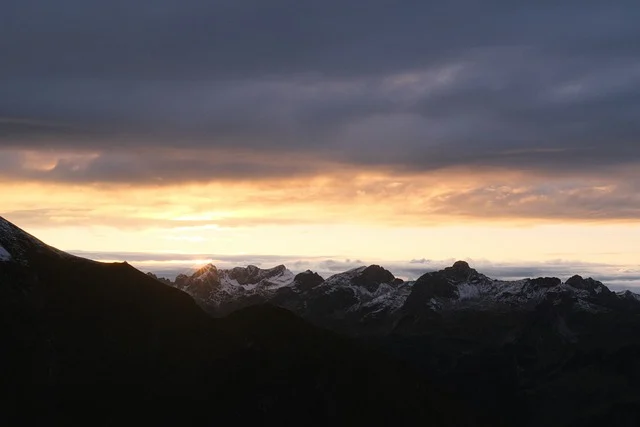
#> input picture DIP/Images_DIP/mountains-8567074_640.webp, 640 x 427 px, found by its file name
$ python Binarization.py
#> lines starting #> are read from the running program, lines starting #| are printed output that depends on the picture; after the words box and inside, x2 and y2 are one past the last pixel; in counts of white or black regions, pixels touching at a corner belong together
import cv2 as cv
import matplotlib.pyplot as plt
import numpy as np

def binarization(path_to_image, threshold):

#> called with threshold = 50
    img = cv.imread(path_to_image, cv.IMREAD_GRAYSCALE)
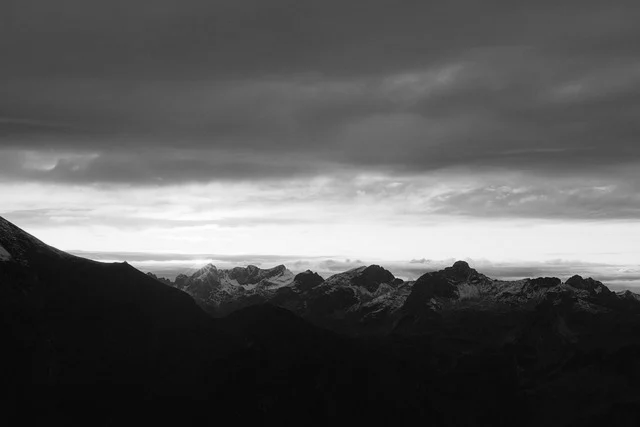
#> img: shape (427, 640); min 6, max 254, mean 88.7

    img_1 = img.copy()
    for y in range(img_1.shape[0]):
        for x in range(img_1.shape[1]):
            if img[y, x] >= threshold:
                img_1[y, x] = 255
            else:
                img_1[y, x] = 0
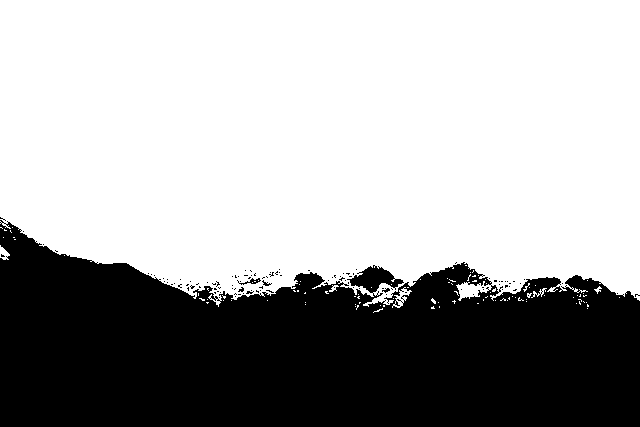
#> img_1: shape (427, 640); 65% white; 111 black regions (107 under 20 px), largest, box (x1, y1, x2, y2) and area: (0, 220, 640, 427) 95151, (237, 278, 261, 285) 59, (262, 280, 272, 286) 24, (382, 288, 390, 293) 21

    orig_hist = calculate_histogram(img)
#> in calculate_histogram, `histogram = np.bincount(img.ravel(), minlength=256)`: histogram = 256 values, max 17535 at index 10, min 0 at index 0, mean 1067.5
#> in calculate_histogram, `normalized_hist = histogram / img.size`: normalized_hist = 256 values, max 0.0642 at index 10, min 0 at index 0, mean 0.00391
#> orig_hist has the same summary as normalized_hist in calculate_histogram
    changed_hist = calculate_histogram(img_1)
#> changed_hist = 256 values, max 0.65 at index 255, min 0 at index 1, mean 0.00391

    show_histograms_and_images(img, img_1, orig_hist, changed_hist)

def calculate_histogram(img):
    # [7 lines of commented-out code are left out]
    histogram = np.bincount(img.ravel(), minlength=256)
    # Нормализация гистограммы
    normalized_hist = histogram / img.size
    return normalized_hist

def show_histograms_and_images(orig_img, changed_img, orig_hist, changed_hist):

    fig, axes = plt.subplots(2, 2, figsize=(10, 8))  # Увеличиваем размер графиков

    axes[0, 0].imshow(orig_img, cmap='gray')
    axes[0, 0].set_title('Original Image', fontsize=14)
    axes[0, 0].axis('off')  # Убираем оси

    axes[0, 1].imshow(changed_img, cmap='gray')
    axes[0, 1].set_title('Changed Image', fontsize=14)
    axes[0, 1].axis('off')  # Убираем оси

    # Гистограмма для оригинального изображения
    axes[1, 0].bar(range(256), orig_hist, color='yellow', width=1.0, edgecolor="black")
    axes[1, 0].set_title('Histogram of Original Image', fontsize=14)
    axes[1, 0].set_xlabel('Pixel Intensity', fontsize=12)
    axes[1, 0].set_ylabel('Frequency', fontsize=12)
    axes[1, 0].grid(True, linestyle='--', alpha=0.6)  # Добавляем сетку

    # Гистограмма для измененного изображения
    axes[1, 1].bar(range(256), changed_hist, color='red', width=1.0, edgecolor="black")
    axes[1, 1].set_title('Histogram of Changed Image', fontsize=14)
    axes[1, 1].set_xlabel('Pixel Intensity', fontsize=12)
    axes[1, 1].set_ylabel('Frequency', fontsize=12)
    axes[1, 1].grid(True, linestyle='--', alpha=0.6)  # Добавляем сетку

    # Выравниваем графики
    plt.tight_layout()
    plt.show()
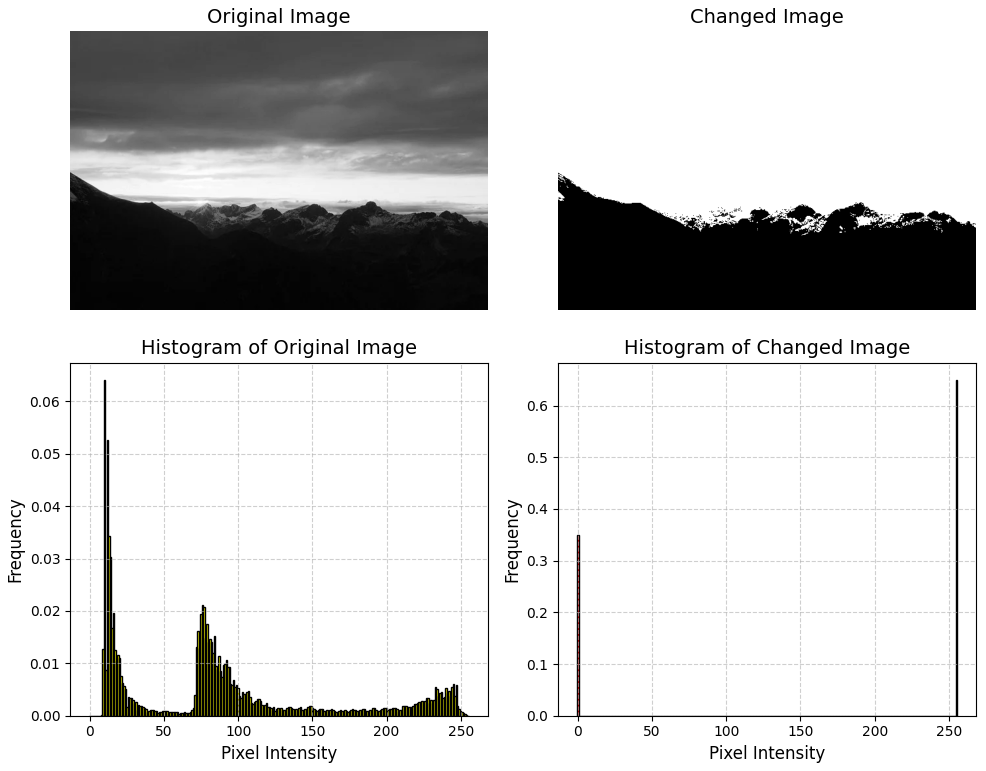
#> figure drawn by matplotlib, 4 panels; panel 3: tallest bar 0.0642 high, from x = 9.5 to 10.5; panel 4: tallest bar 0.65 high, from x = 254.5 to 255.5

binarization(r"D:\pythonProject\DIP\Project\Images\mountains-8567074_640.webp", 50)

$ run again, with DIP/Images_DIP/gradient.webp copied over DIP/Images_DIP/mountains-8567074_640.webp
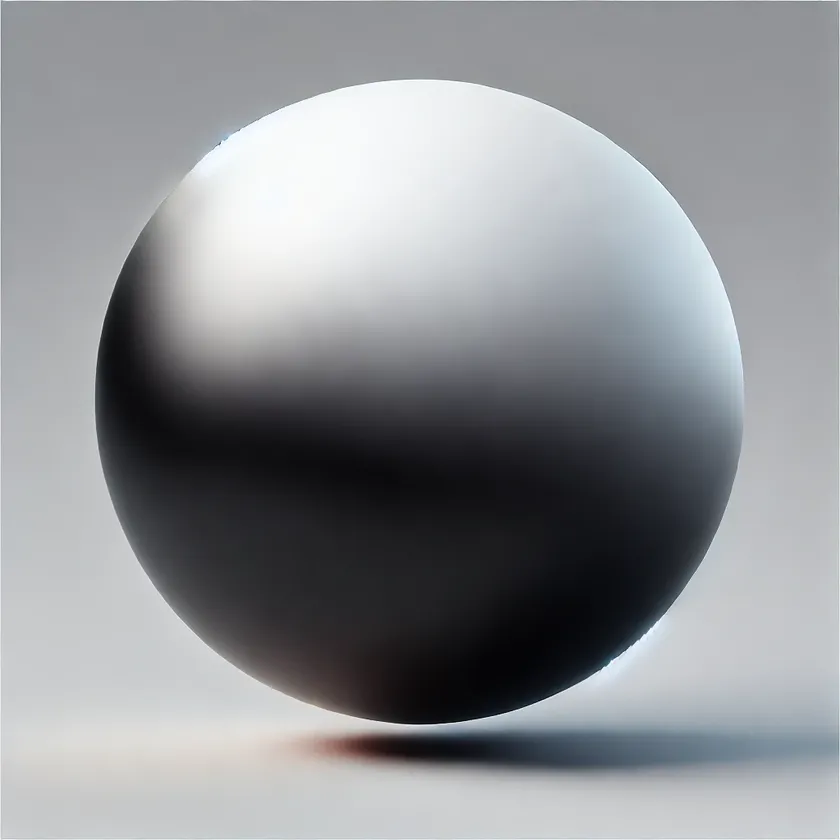
#> input picture DIP/Images_DIP/gradient.webp, 840 x 840 px, shrunk from 1024 x 1024 before the run, found by its file name
#> after the loop in binarization, `for y in range(img_1.shape[0]):`:
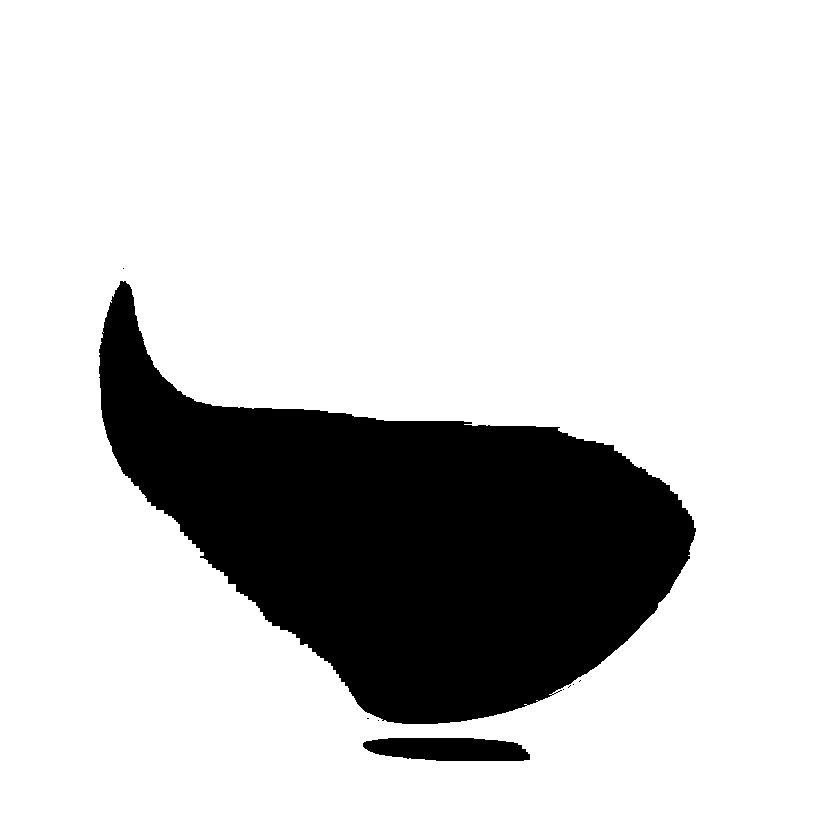
#> img_1: shape (840, 840); 81% white; 9 black regions (7 under 20 px), largest, box (x1, y1, x2, y2) and area: (99, 281, 696, 724) 130632, (363, 738, 530, 761) 3208
#> histogram = 256 values, max 22658 at index 151, min 2 at index 1, mean 2756.2
#> normalized_hist = 256 values, max 0.0321 at index 151, min 2.83e-06 at index 1, mean 0.00391
#> orig_hist has the same summary as normalized_hist in calculate_histogram
#> changed_hist = 256 values, max 0.81 at index 255, min 0 at index 1, mean 0.00391
#> in show_histograms_and_images, `plt.show()`:
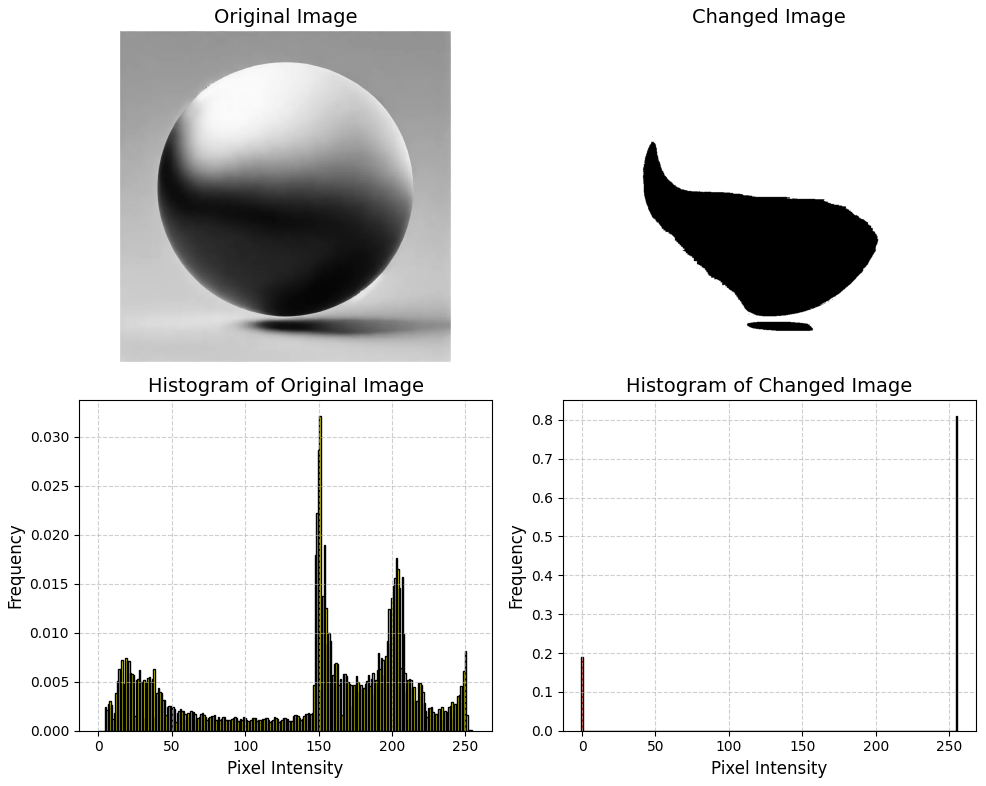
#> figure drawn by matplotlib, 4 panels; panel 3: tallest bar 0.0321 high, from x = 150.5 to 151.5; panel 4: tallest bar 0.81 high, from x = 254.5 to 255.5
